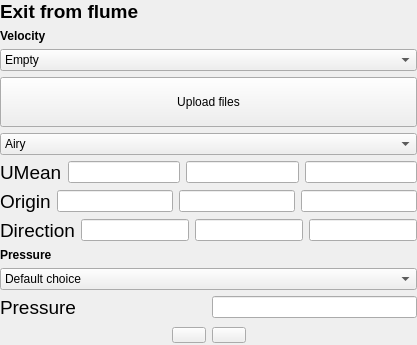
         <widget class="QWidget" name="B_FlumeExit">
          <layout class="QVBoxLayout" name="verticalLayout_38">
           <property name="leftMargin">
            <number>0</number>
           </property>
           <property name="topMargin">
            <number>0</number>
           </property>
           <property name="rightMargin">
            <number>0</number>
           </property>
           <property name="bottomMargin">
            <number>0</number>
           </property>
           <item>
            <widget class="QLabel" name="GeoA_InterfaceLabel_15">
             <property name="font">
              <font>
               <pointsize>14</pointsize>
               <weight>75</weight>
               <bold>true</bold>
              </font>
             </property>
             <property name="text">
              <string>&lt;html&gt;&lt;head/&gt;&lt;body&gt;&lt;p&gt;Exit from flume&lt;/p&gt;&lt;/body&gt;&lt;/html&gt;</string>
             </property>
            </widget>
           </item>
           <item>
            <widget class="QLabel" name="label_60">
             <property name="font">
              <font>
               <weight>75</weight>
               <bold>true</bold>
              </font>
             </property>
             <property name="text">
              <string>Velocity</string>
             </property>
            </widget>
           </item>
           <item>
            <widget class="QComboBox" name="comboBox_20">
             <item>
              <property name="text">
               <string>Empty</string>
              </property>
             </item>
             <item>
              <property name="text">
               <string>Inlet: Constant velocity</string>
              </property>
             </item>
             <item>
              <property name="text">
               <string>Inlet: Wave input</string>
              </property>
             </item>
             <item>
              <property name="text">
               <string>Inlet: Time-varying uniform velocity</string>
              </property>
             </item>
             <item>
              <property name="text">
               <string>Inlet: Time-varying non-uniform velocity</string>
              </property>
             </item>
             <item>
              <property name="text">
               <string>Outlet: Phase-mean velocity</string>
              </property>
             </item>
             <item>
              <property name="text">
               <string>Outlet: flowRateOutletVelocity</string>
              </property>
             </item>
             <item>
              <property name="text">
               <string>Outlet: inletOutlet</string>
              </property>
             </item>
             <item>
              <property name="text">
               <string>Wall: noSlip</string>
              </property>
             </item>
            </widget>
           </item>
           <item>
            <widget class="QPushButton" name="pushButton_37">
             <property name="text">
              <string>
Upload files
</string>
             </property>
            </widget>
           </item>
           <item>
            <widget class="QComboBox" name="comboBox_21">
             <item>
              <property name="text">
               <string>Airy</string>
              </property>
             </item>
             <item>
              <property name="text">
               <string>Stokes2</string>
              </property>
             </item>
             <item>
              <property name="text">
               <string>Stokes5</string>
              </property>
             </item>
             <item>
              <property name="text">
               <string>Solitary</string>
              </property>
             </item>
             <item>
              <property name="text">
               <string>Custom</string>
              </property>
             </item>
            </widget>
           </item>
           <item>
            <layout class="QHBoxLayout" name="horizontalLayout_79">
             <item>
              <widget class="QLabel" name="label_61">
               <property name="font">
                <font>
                 <pointsize>14</pointsize>
                </font>
               </property>
               <property name="text">
                <string>UMean</string>
               </property>
              </widget>
             </item>
             <item>
              <widget class="QLineEdit" name="lineEdit_109"/>
             </item>
             <item>
              <widget class="QLineEdit" name="lineEdit_110"/>
             </item>
             <item>
              <widget class="QLineEdit" name="lineEdit_111"/>
             </item>
            </layout>
           </item>
           <item>
            <layout class="QHBoxLayout" name="horizontalLayout_80">
             <item>
              <widget class="QLabel" name="label_62">
               <property name="font">
                <font>
                 <pointsize>14</pointsize>
                </font>
               </property>
               <property name="text">
                <string>Origin</string>
               </property>
              </widget>
             </item>
             <item>
              <widget class="QLineEdit" name="lineEdit_112"/>
             </item>
             <item>
              <widget class="QLineEdit" name="lineEdit_113"/>
             </item>
             <item>
              <widget class="QLineEdit" name="lineEdit_114"/>
             </item>
            </layout>
           </item>
           <item>
            <layout class="QHBoxLayout" name="horizontalLayout_81">
             <item>
              <widget class="QLabel" name="label_63">
               <property name="font">
                <font>
                 <pointsize>14</pointsize>
                </font>
               </property>
               <property name="text">
                <string>Direction</string>
               </property>
              </widget>
             </item>
             <item>
              <widget class="QLineEdit" name="lineEdit_115"/>
             </item>
             <item>
              <widget class="QLineEdit" name="lineEdit_116"/>
             </item>
             <item>
              <widget class="QLineEdit" name="lineEdit_117"/>
             </item>
            </layout>
           </item>
           <item>
            <widget class="QLabel" name="label_64">
             <property name="font">
              <font>
               <weight>75</weight>
               <bold>true</bold>
              </font>
             </property>
             <property name="text">
              <string>Pressure</string>
             </property>
            </widget>
           </item>
           <item>
            <widget class="QComboBox" name="comboBox_22">
             <item>
              <property name="text">
               <string>Default choice</string>
              </property>
             </item>
             <item>
              <property name="text">
               <string>Inlet / Outlet / Wall: Zero gradient</string>
              </property>
             </item>
             <item>
              <property name="text">
               <string>Inlet: Calculated pressure</string>
              </property>
             </item>
             <item>
              <property name="text">
               <string>Outlet: Total pressure</string>
              </property>
             </item>
             <item>
              <property name="text">
               <string>Wall: Fixed flux</string>
              </property>
             </item>
            </widget>
           </item>
           <item>
            <layout class="QHBoxLayout" name="horizontalLayout_82" stretch="1,1">
             <item>
              <widget class="QLabel" name="label_65">
               <property name="font">
                <font>
                 <pointsize>14</pointsize>
                </font>
               </property>
               <property name="text">
                <string>Pressure</string>
               </property>
              </widget>
             </item>
             <item>
              <widget class="QLineEdit" name="lineEdit_118"/>
             </item>
            </layout>
           </item>
           <item>
            <layout class="QHBoxLayout" name="horizontalLayout_83" stretch="0,0,0,0">
             <item>
              <spacer name="horizontalSpacer_29">
               <property name="orientation">
                <enum>Qt::Horizontal</enum>
               </property>
               <property name="sizeHint" stdset="0">
                <size>
                 <width>40</width>
                 <height>20</height>
                </size>
               </property>
              </spacer>
             </item>
             <item>
              <widget class="QPushButton" name="pushButton_38">
               <property name="styleSheet">
                <string notr="true">QPushButton {
    border-image: url(:/images/images/previous.png) 10;
    border-width: 0px;                         
    padding: 0px 0px;
    min-height: 10px;
    min-width: 10px;
}

QPushButton:hover {
    border-image: url(:/images/images/previous.png) 10;
}

QPushButton:pressed {
    color: lightgray;
    border-image: url(:/images/images/previous-invert.png) 10;
    padding-top: 0px;
    padding-bottom: 0px;
}

</string>
               </property>
               <property name="text">
                <string/>
               </property>
              </widget>
             </item>
             <item>
              <widget class="QPushButton" name="pushButton_39">
               <property name="styleSheet">
                <string notr="true">QPushButton {
    border-image: url(:/images/images/next.png) 10;
    border-width: 0px;                         
    padding: 0px 0px;
    min-height: 10px;
    min-width: 5px;
}

QPushButton:hover {
    border-image: url(:/images/images/next.png) 10;
}

QPushButton:pressed {
    color: lightgray;
    border-image: url(:/images/images/next-invert.png) 10;
    padding-top: 0px;
    padding-bottom: 0px;
}

</string>
               </property>
               <property name="text">
                <string/>
               </property>
              </widget>
             </item>
             <item>
              <spacer name="horizontalSpacer_30">
               <property name="orientation">
                <enum>Qt::Horizontal</enum>
               </property>
               <property name="sizeHint" stdset="0">
                <size>
                 <width>40</width>
                 <height>20</height>
                </size>
               </property>
              </spacer>
             </item>
            </layout>
           </item>
          </layout>
         </widget>
